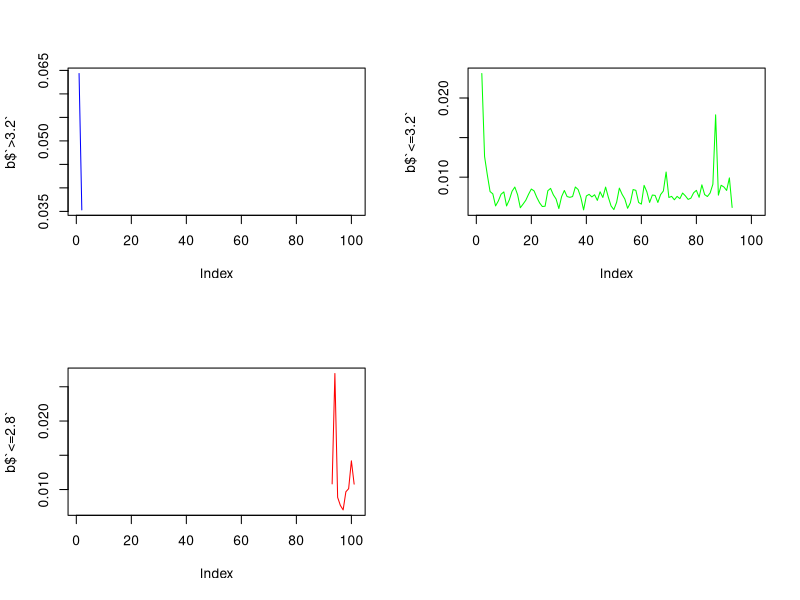
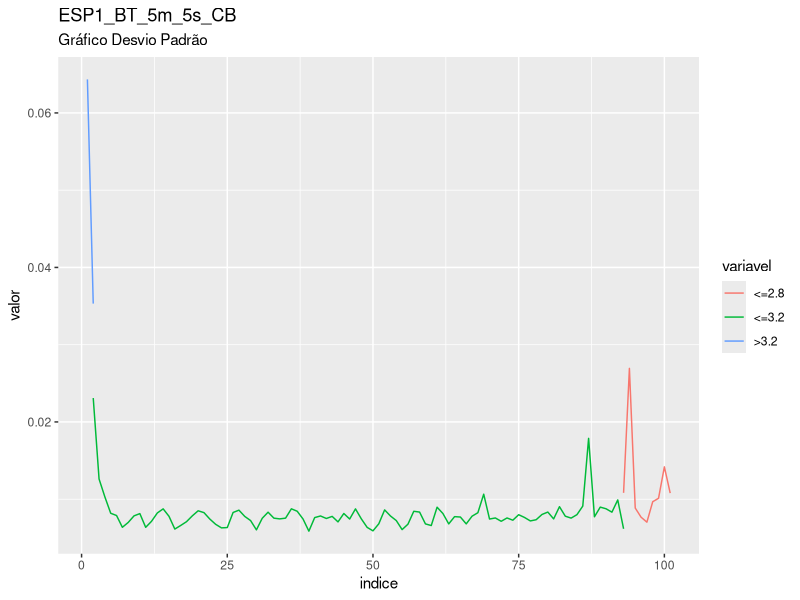
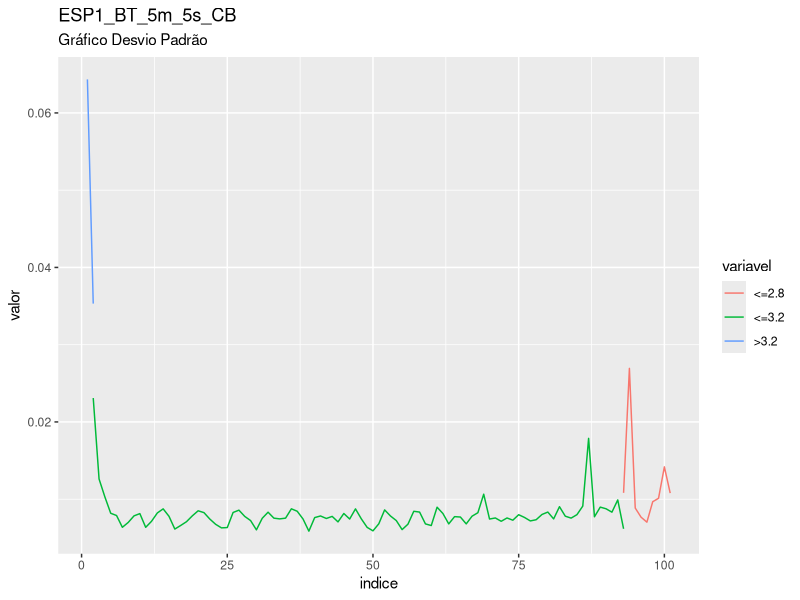

Generate these figures, in order, with R:
library(readxl)
plan_ESP1_BT_5m_5s_CB <- read_excel("Esp1 BT 5m 5s CB.xlsx")
View(plan_ESP1_BT_5m_5s_CB)

valor<-plan_ESP1_BT_5m_5s_CB$Column9
posicoes<-c(1:length(valor))

corte_1<-min(posicoes[which(valor==3.2)])
corte_2<-min(posicoes[which(valor==2.8)])

valor[which(posicoes==corte_1)]
valor[which(posicoes==corte_2)]

a<- rep(1,corte_1)
b<- rep(2,corte_2-corte_1)
c<- rep(3,length(valor)-corte_2)

plan_ESP1_BT_5m_5s_CB$nivel<-c(a,b,c)


###########################################################

require(lubridate)
plan_ESP1_BT_5m_5s_CB$t<-(plan_ESP1_BT_5m_5s_CB$Column1)
plan_ESP1_BT_5m_5s_CB$t0<-min((plan_ESP1_BT_5m_5s_CB$Column1))
plan_ESP1_BT_5m_5s_CB$survt<-(plan_ESP1_BT_5m_5s_CB$t-plan_ESP1_BT_5m_5s_CB$t0)
segundos<-round(as.numeric(diff(plan_ESP1_BT_5m_5s_CB$survt,1)))
plan_ESP1_BT_5m_5s_CB$segundos<-c(0,segundos)
plan_ESP1_BT_5m_5s_CB$segundos<- ifelse(plan_ESP1_BT_5m_5s_CB$segundos<0,10,plan_ESP1_BT_5m_5s_CB$segundos)
plan_ESP1_BT_5m_5s_CB$segundos_acum<-cumsum(plan_ESP1_BT_5m_5s_CB$segundos)
plan_ESP1_BT_5m_5s_CB$minutos_acum<-round(cumsum(plan_ESP1_BT_5m_5s_CB$segundos)/60)
plan_ESP1_BT_5m_5s_CB$minuto = cut(as.numeric(plan_ESP1_BT_5m_5s_CB$minutos_acum), c(0,5, 10,15, 20,25, 30,35, 40,45,50,55,60,65,70,75,80,85,90,95,100,105,110,115,120,125,130,135,140,145,150,155,160,165,170,175,180,185,190,195,200,205,210,215,220,225,230,235,240,245,250,255,260,265,270,275,280,285,290,295,300,305,310,315,320,325,330,335,340,345,350,355,360,365,370,375,380,385,390,395,400,405,410,415,420,425,430,440,445,450,455,460,465,470,475,480,485,490,495,500,505,Inf), right=FALSE)


tapply(plan_ESP1_BT_5m_5s_CB$Column9,plan_ESP1_BT_5m_5s_CB$nivel,sd)
tapply(plan_ESP1_BT_5m_5s_CB$Column9,plan_ESP1_BT_5m_5s_CB$minuto,sd)

a<-tapply(plan_ESP1_BT_5m_5s_CB$Column9,list(plan_ESP1_BT_5m_5s_CB$minuto, plan_ESP1_BT_5m_5s_CB$nivel),sd)
b<-data.frame(a)
names(b)<-c(">3.2","<=3.2","<=2.8")

# exportando saida para csv
write.csv(a,file="saida_dp_ESP1_BT_5m_5s_CB.csv")

#grafico

par(mfrow = c(2, 2))
plot(b$`>3.2`,col="blue",type="l")
plot(b$`<=3.2`,col="green",type="l")
plot(b$`<=2.8`,col="red",type="l")

b$indice<-c(1:nrow(b))

library(tidyr)
library(ggplot2)

dados_long <- b %>% gather(variavel, valor, -indice)

ggplot(data = dados_long, aes(x = indice, y = valor, group = variavel)) +
  geom_line(aes(colour = variavel)) +
labs(title = "ESP1_BT_5m_5s_CB", subtitle = "Gráfico Desvio Padrão")

ggsave("Grafico_DP_ESP1_BT_5m_5s_CB.png")
